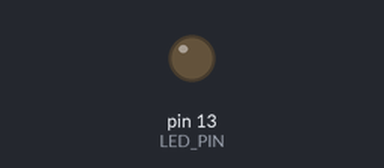
The sketch below on a simulated Arduino Uno, built with avr-gcc and run on an emulated ATmega328P. On the bench: output pins drawn as LEDs (lit = HIGH).

Above: at 1.0 s.
At 7.0 s:
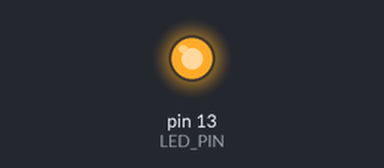
Timing chart, 0 to 9.2 s (numbered marks = the images above):
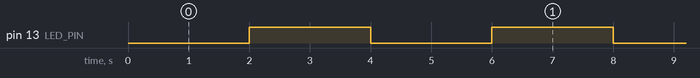

Measured:
- by itself, pin 13 (LED_PIN): alternates HIGH for 2.0 s and LOW for 2.0 s

The sketch:

CH_49_04.ino
```cpp
#include <PlayRtttl.h>

const int TONE_PIN = 8, LED_PIN = 13;
unsigned long time_previous;
bool LEDstate = false;
int INTERVAL = 2000;      // LED 점멸 간격

const char myMusic[] PROGMEM =  // 플래시 메모리 활용
  "Smurfs:d=32,o=5,b=200:4c#6,16p,4f#6,p,16c#6,p,8d#6,p,8b,p,4g#,16p,"
  "4c#6,p,16a#,p,8f#,p,8a#,p,4g#,4p,g#,p,a#,p,b,p,c6,p,4c#6,16p,4f#6,"
  "p,16c#6,p,8d#6,p,8b,p,4g#,16p,4c#6,p,16a#,p,8b,p,8f,p,4f#";

void setup() {
  pinMode(LED_PIN, OUTPUT);   // LED 연결 핀을 출력으로 설정
  digitalWrite(LED_PIN, LEDstate);

  time_previous = millis();

  // 배경음악 재생 시작, 재생이 종료되면 콜백 함수 자동 호출
  startPlayMusic();
}

void startPlayMusic() {     // 재생이 끝났을 때 호출되는 콜백 함수
  const char *songPtr = (char *)pgm_read_word(&myMusic);
  startPlayRtttlPGM(TONE_PIN, songPtr, startPlayMusic);
}

void loop() {
  unsigned long time_current = millis();

  // 지정한 시간이 지나면 LED 상태를 반전
  if (time_current - time_previous >= INTERVAL) {
    time_previous = time_current;
    LEDstate = !LEDstate;
    digitalWrite(LED_PIN, LEDstate);
  }

  updatePlayRtttl();      // 재생 상태 업데이트
}
```
